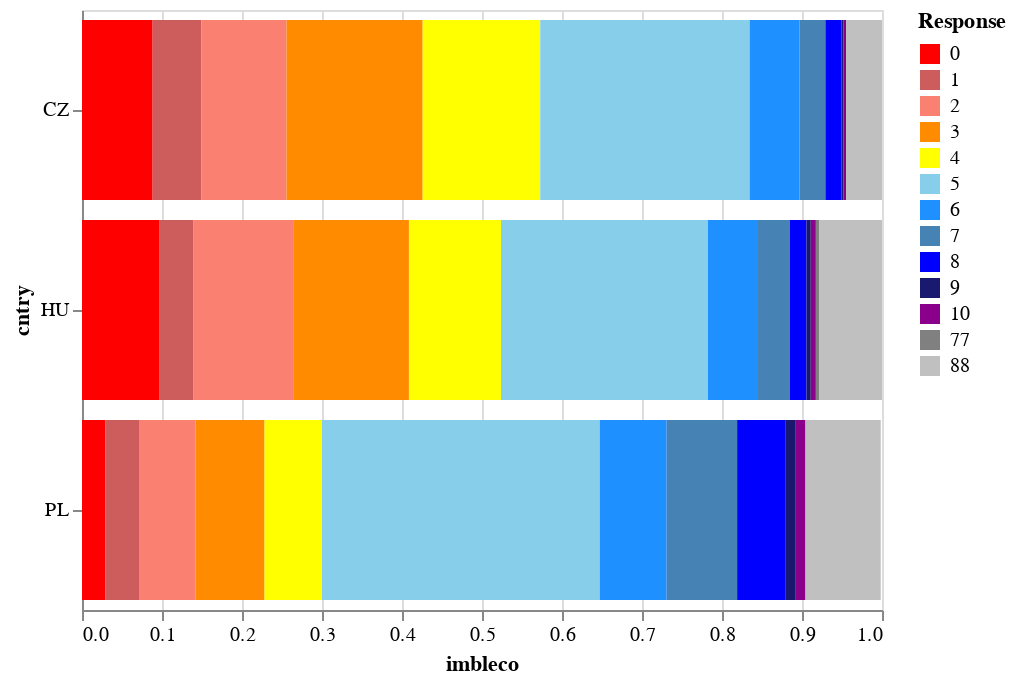

The code cell stored with this chart in its notebook:
### Code cell
alt.Chart(dfco).mark_bar().encode(
    x='imbleco',
    y='cntry',
    order=alt.Order('response', sort='ascending'),
    color=alt.Color(
        'response:O',
        legend=alt.Legend(title='Response'),
        scale=color_scale,
    )
)

### Figure 1 — Vega-Lite specification as saved in the notebook (floating-point values rounded to 4 significant figures)
{"$schema": "https://vega.github.io/schema/vega-lite/v2.6.0.json", "config": {"view": {"height": 300, "width": 400}}, "data": {"name": "data-982c6fd0755fe80cbc398518e081bfda"}, "datasets": {"data-982c6fd0755fe80cbc398518e081bfda": [{"cntry": "CZ", "imbleco": 0.0883, "response": 0}, {"cntry": "CZ", "imbleco": 0.06109, "response": 1}, {"cntry": "CZ", "imbleco": 0.1063, "response": 2}, {"cntry": "CZ", "imbleco": 0.1701, "response": 3}, {"cntry": "CZ", "imbleco": 0.147, "response": 4}, {"cntry": "CZ", "imbleco": 0.2617, "response": 5}, {"cntry": "CZ", "imbleco": 0.06248, "response": 6}, {"cntry": "CZ", "imbleco": 0.03224, "response": 7}, {"cntry": "CZ", "imbleco": 0.02026, "response": 8}, {"cntry": "CZ", "imbleco": 0.002377, "response": 9}, {"cntry": "CZ", "imbleco": 0.003192, "response": 10}, {"cntry": "CZ", "imbleco": 0.04492, "response": 88}, {"cntry": "HU", "imbleco": 0.0971, "response": 0}, {"cntry": "HU", "imbleco": 0.04239, "response": 1}, {"cntry": "HU", "imbleco": 0.1245, "response": 2}, {"cntry": "HU", "imbleco": 0.1447, "response": 3}, {"cntry": "HU", "imbleco": 0.115, "response": 4}, {"cntry": "HU", "imbleco": 0.2586, "response": 5}, {"cntry": "HU", "imbleco": 0.0627, "response": 6}, {"cntry": "HU", "imbleco": 0.03961, "response": 7}, {"cntry": "HU", "imbleco": 0.02097, "response": 8}, {"cntry": "HU", "imbleco": 0.005362, "response": 9}, {"cntry": "HU", "imbleco": 0.006397, "response": 10}, {"cntry": "HU", "imbleco": 0.004451, "response": 77}, {"cntry": "HU", "imbleco": 0.07821, "response": 88}, {"cntry": "PL", "imbleco": 0.02939, "response": 0}, {"cntry": "PL", "imbleco": 0.04274, "response": 1}, {"cntry": "PL", "imbleco": 0.06962, "response": 2}, {"cntry": "PL", "imbleco": 0.08643, "response": 3}, {"cntry": "PL", "imbleco": 0.07168, "response": 4}, {"cntry": "PL", "imbleco": 0.3473, "response": 5}, {"cntry": "PL", "imbleco": 0.08364, "response": 6}, {"cntry": "PL", "imbleco": 0.08811, "response": 7}, {"cntry": "PL", "imbleco": 0.06078, "response": 8}, {"cntry": "PL", "imbleco": 0.01171, "response": 9}, {"cntry": "PL", "imbleco": 0.01295, "response": 10}, {"cntry": "PL", "imbleco": 0.09407, "response": 88}, {"cntry": "PL", "imbleco": 0.00157, "response": 99}]}, "encoding": {"color": {"field": "response", "legend": {"title": "Response"}, "scale": {"domain": [0, 1, 2, 3, 4, 5, 6, 7, 8, 9, 10, 77, 88], "range": ["red", "indianred", "salmon", "darkorange", "yellow", "skyblue", "dodgerblue", "steelblue", "blue", "midnightblue", "darkmagenta", "gray", "silver"]}, "type": "ordinal"}, "order": {"field": "response", "sort": "ascending", "type": "quantitative"}, "x": {"field": "imbleco", "type": "quantitative"}, "y": {"field": "cntry", "type": "nominal"}}, "mark": "bar"}
